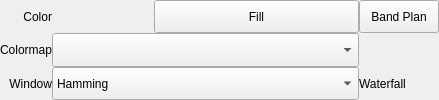
      <widget class="QWidget" name="tab_color_bands">
       <property name="minimumSize">
        <size>
         <width>439</width>
         <height>95</height>
        </size>
       </property>
       <property name="maximumSize">
        <size>
         <width>16777215</width>
         <height>16777215</height>
        </size>
       </property>
       <attribute name="title">
        <string>Colors\Bands</string>
       </attribute>
       <layout class="QVBoxLayout" name="verticalLayout_6" stretch="1,0">
        <property name="spacing">
         <number>0</number>
        </property>
        <property name="leftMargin">
         <number>0</number>
        </property>
        <property name="topMargin">
         <number>0</number>
        </property>
        <property name="rightMargin">
         <number>0</number>
        </property>
        <property name="bottomMargin">
         <number>0</number>
        </property>
        <item>
         <widget class="QFrame" name="frame_color_bands">
          <property name="minimumSize">
           <size>
            <width>439</width>
            <height>75</height>
           </size>
          </property>
          <property name="maximumSize">
           <size>
            <width>16777215</width>
            <height>16777215</height>
           </size>
          </property>
          <layout class="QGridLayout" name="gridLayout_4" columnstretch="0,1,1,1,0">
           <property name="leftMargin">
            <number>0</number>
           </property>
           <property name="topMargin">
            <number>0</number>
           </property>
           <property name="rightMargin">
            <number>0</number>
           </property>
           <property name="bottomMargin">
            <number>0</number>
           </property>
           <property name="spacing">
            <number>0</number>
           </property>
           <item row="1" column="1" colspan="3">
            <widget class="QComboBox" name="cmapComboBox">
             <property name="sizePolicy">
              <sizepolicy hsizetype="MinimumExpanding" vsizetype="MinimumExpanding">
               <horstretch>0</horstretch>
               <verstretch>0</verstretch>
              </sizepolicy>
             </property>
             <property name="minimumSize">
              <size>
               <width>0</width>
               <height>25</height>
              </size>
             </property>
             <property name="maximumSize">
              <size>
               <width>16777215</width>
               <height>100</height>
              </size>
             </property>
             <property name="palette">
              <palette>
               <active>
                <colorrole role="WindowText">
                 <brush brushstyle="SolidPattern">
                  <color alpha="255">
                   <red>255</red>
                   <green>255</green>
                   <blue>255</blue>
                  </color>
                 </brush>
                </colorrole>
               </active>
               <inactive>
                <colorrole role="WindowText">
                 <brush brushstyle="SolidPattern">
                  <color alpha="255">
                   <red>0</red>
                   <green>0</green>
                   <blue>0</blue>
                  </color>
                 </brush>
                </colorrole>
               </inactive>
               <disabled>
                <colorrole role="WindowText">
                 <brush brushstyle="SolidPattern">
                  <color alpha="255">
                   <red>23</red>
                   <green>26</green>
                   <blue>27</blue>
                  </color>
                 </brush>
                </colorrole>
               </disabled>
              </palette>
             </property>
             <property name="toolTip">
              <string>Select waterfall color map</string>
             </property>
            </widget>
           </item>
           <item row="0" column="0">
            <widget class="QLabel" name="colorLabel">
             <property name="sizePolicy">
              <sizepolicy hsizetype="MinimumExpanding" vsizetype="MinimumExpanding">
               <horstretch>0</horstretch>
               <verstretch>0</verstretch>
              </sizepolicy>
             </property>
             <property name="minimumSize">
              <size>
               <width>0</width>
               <height>25</height>
              </size>
             </property>
             <property name="maximumSize">
              <size>
               <width>16777215</width>
               <height>100</height>
              </size>
             </property>
             <property name="palette">
              <palette>
               <active>
                <colorrole role="WindowText">
                 <brush brushstyle="SolidPattern">
                  <color alpha="255">
                   <red>255</red>
                   <green>255</green>
                   <blue>255</blue>
                  </color>
                 </brush>
                </colorrole>
               </active>
               <inactive>
                <colorrole role="WindowText">
                 <brush brushstyle="SolidPattern">
                  <color alpha="255">
                   <red>0</red>
                   <green>0</green>
                   <blue>0</blue>
                  </color>
                 </brush>
                </colorrole>
               </inactive>
               <disabled>
                <colorrole role="WindowText">
                 <brush brushstyle="SolidPattern">
                  <color alpha="255">
                   <red>23</red>
                   <green>26</green>
                   <blue>27</blue>
                  </color>
                 </brush>
                </colorrole>
               </disabled>
              </palette>
             </property>
             <property name="toolTip">
              <string>Color for the FFT plot</string>
             </property>
             <property name="text">
              <string>Color</string>
             </property>
             <property name="alignment">
              <set>Qt::AlignRight|Qt::AlignTrailing|Qt::AlignVCenter</set>
             </property>
            </widget>
           </item>
           <item row="0" column="2" colspan="2">
            <widget class="QPushButton" name="fillButton">
             <property name="sizePolicy">
              <sizepolicy hsizetype="MinimumExpanding" vsizetype="MinimumExpanding">
               <horstretch>0</horstretch>
               <verstretch>0</verstretch>
              </sizepolicy>
             </property>
             <property name="minimumSize">
              <size>
               <width>50</width>
               <height>25</height>
              </size>
             </property>
             <property name="maximumSize">
              <size>
               <width>16777215</width>
               <height>100</height>
              </size>
             </property>
             <property name="palette">
              <palette>
               <active>
                <colorrole role="WindowText">
                 <brush brushstyle="SolidPattern">
                  <color alpha="255">
                   <red>255</red>
                   <green>255</green>
                   <blue>255</blue>
                  </color>
                 </brush>
                </colorrole>
               </active>
               <inactive>
                <colorrole role="WindowText">
                 <brush brushstyle="SolidPattern">
                  <color alpha="255">
                   <red>0</red>
                   <green>0</green>
                   <blue>0</blue>
                  </color>
                 </brush>
                </colorrole>
               </inactive>
               <disabled>
                <colorrole role="WindowText">
                 <brush brushstyle="SolidPattern">
                  <color alpha="255">
                   <red>23</red>
                   <green>26</green>
                   <blue>27</blue>
                  </color>
                 </brush>
                </colorrole>
               </disabled>
              </palette>
             </property>
             <property name="toolTip">
              <string>Fill the area below the FFT plot with a gradient</string>
             </property>
             <property name="statusTip">
              <string>Fill the area below the FFT plot with a gradient</string>
             </property>
             <property name="text">
              <string>Fill</string>
             </property>
             <property name="checkable">
              <bool>true</bool>
             </property>
            </widget>
           </item>
           <item row="1" column="0">
            <widget class="QLabel" name="label_17">
             <property name="sizePolicy">
              <sizepolicy hsizetype="MinimumExpanding" vsizetype="MinimumExpanding">
               <horstretch>0</horstretch>
               <verstretch>0</verstretch>
              </sizepolicy>
             </property>
             <property name="minimumSize">
              <size>
               <width>0</width>
               <height>25</height>
              </size>
             </property>
             <property name="maximumSize">
              <size>
               <width>16777215</width>
               <height>100</height>
              </size>
             </property>
             <property name="palette">
              <palette>
               <active>
                <colorrole role="WindowText">
                 <brush brushstyle="SolidPattern">
                  <color alpha="255">
                   <red>255</red>
                   <green>255</green>
                   <blue>255</blue>
                  </color>
                 </brush>
                </colorrole>
               </active>
               <inactive>
                <colorrole role="WindowText">
                 <brush brushstyle="SolidPattern">
                  <color alpha="255">
                   <red>0</red>
                   <green>0</green>
                   <blue>0</blue>
                  </color>
                 </brush>
                </colorrole>
               </inactive>
               <disabled>
                <colorrole role="WindowText">
                 <brush brushstyle="SolidPattern">
                  <color alpha="255">
                   <red>23</red>
                   <green>26</green>
                   <blue>27</blue>
                  </color>
                 </brush>
                </colorrole>
               </disabled>
              </palette>
             </property>
             <property name="text">
              <string>Colormap</string>
             </property>
             <property name="alignment">
              <set>Qt::AlignRight|Qt::AlignTrailing|Qt::AlignVCenter</set>
             </property>
            </widget>
           </item>
           <item row="0" column="1">
            <widget class="QtColorPicker" name="colorPicker">
             <property name="sizePolicy">
              <sizepolicy hsizetype="MinimumExpanding" vsizetype="MinimumExpanding">
               <horstretch>0</horstretch>
               <verstretch>0</verstretch>
              </sizepolicy>
             </property>
             <property name="minimumSize">
              <size>
               <width>50</width>
               <height>25</height>
              </size>
             </property>
             <property name="maximumSize">
              <size>
               <width>16777215</width>
               <height>100</height>
              </size>
             </property>
             <property name="palette">
              <palette>
               <active>
                <colorrole role="WindowText">
                 <brush brushstyle="SolidPattern">
                  <color alpha="255">
                   <red>255</red>
                   <green>255</green>
                   <blue>255</blue>
                  </color>
                 </brush>
                </colorrole>
               </active>
               <inactive>
                <colorrole role="WindowText">
                 <brush brushstyle="SolidPattern">
                  <color alpha="255">
                   <red>0</red>
                   <green>0</green>
                   <blue>0</blue>
                  </color>
                 </brush>
                </colorrole>
               </inactive>
               <disabled>
                <colorrole role="WindowText">
                 <brush brushstyle="SolidPattern">
                  <color alpha="255">
                   <red>23</red>
                   <green>26</green>
                   <blue>27</blue>
                  </color>
                 </brush>
                </colorrole>
               </disabled>
              </palette>
             </property>
             <property name="toolTip">
              <string>Click to select color for the FFT plot</string>
             </property>
             <property name="statusTip">
              <string>Click to select color for the FFT plot</string>
             </property>
             <property name="text">
              <string/>
             </property>
             <property name="flat">
              <bool>true</bool>
             </property>
            </widget>
           </item>
           <item row="2" column="0">
            <widget class="QLabel" name="label_18">
             <property name="sizePolicy">
              <sizepolicy hsizetype="MinimumExpanding" vsizetype="MinimumExpanding">
               <horstretch>0</horstretch>
               <verstretch>0</verstretch>
              </sizepolicy>
             </property>
             <property name="minimumSize">
              <size>
               <width>0</width>
               <height>25</height>
              </size>
             </property>
             <property name="maximumSize">
              <size>
               <width>16777215</width>
               <height>100</height>
              </size>
             </property>
             <property name="palette">
              <palette>
               <active>
                <colorrole role="WindowText">
                 <brush brushstyle="SolidPattern">
                  <color alpha="255">
                   <red>255</red>
                   <green>255</green>
                   <blue>255</blue>
                  </color>
                 </brush>
                </colorrole>
               </active>
               <inactive>
                <colorrole role="WindowText">
                 <brush brushstyle="SolidPattern">
                  <color alpha="255">
                   <red>0</red>
                   <green>0</green>
                   <blue>0</blue>
                  </color>
                 </brush>
                </colorrole>
               </inactive>
               <disabled>
                <colorrole role="WindowText">
                 <brush brushstyle="SolidPattern">
                  <color alpha="255">
                   <red>23</red>
                   <green>26</green>
                   <blue>27</blue>
                  </color>
                 </brush>
                </colorrole>
               </disabled>
              </palette>
             </property>
             <property name="toolTip">
              <string>FFT window</string>
             </property>
             <property name="text">
              <string>Window</string>
             </property>
             <property name="alignment">
              <set>Qt::AlignRight|Qt::AlignTrailing|Qt::AlignVCenter</set>
             </property>
            </widget>
           </item>
           <item row="2" column="1" colspan="3">
            <widget class="QComboBox" name="fftWinComboBox">
             <property name="sizePolicy">
              <sizepolicy hsizetype="MinimumExpanding" vsizetype="MinimumExpanding">
               <horstretch>0</horstretch>
               <verstretch>0</verstretch>
              </sizepolicy>
             </property>
             <property name="minimumSize">
              <size>
               <width>0</width>
               <height>25</height>
              </size>
             </property>
             <property name="maximumSize">
              <size>
               <width>16777215</width>
               <height>100</height>
              </size>
             </property>
             <property name="palette">
              <palette>
               <active>
                <colorrole role="WindowText">
                 <brush brushstyle="SolidPattern">
                  <color alpha="255">
                   <red>255</red>
                   <green>255</green>
                   <blue>255</blue>
                  </color>
                 </brush>
                </colorrole>
               </active>
               <inactive>
                <colorrole role="WindowText">
                 <brush brushstyle="SolidPattern">
                  <color alpha="255">
                   <red>0</red>
                   <green>0</green>
                   <blue>0</blue>
                  </color>
                 </brush>
                </colorrole>
               </inactive>
               <disabled>
                <colorrole role="WindowText">
                 <brush brushstyle="SolidPattern">
                  <color alpha="255">
                   <red>23</red>
                   <green>26</green>
                   <blue>27</blue>
                  </color>
                 </brush>
                </colorrole>
               </disabled>
              </palette>
             </property>
             <property name="toolTip">
              <string>FFT window</string>
             </property>
             <item>
              <property name="text">
               <string>Hamming</string>
              </property>
             </item>
             <item>
              <property name="text">
               <string>Hann</string>
              </property>
             </item>
             <item>
              <property name="text">
               <string>Blackman</string>
              </property>
             </item>
             <item>
              <property name="text">
               <string>Rectangular</string>
              </property>
             </item>
             <item>
              <property name="text">
               <string>Kaiser</string>
              </property>
             </item>
             <item>
              <property name="text">
               <string>Blackman-Harris</string>
              </property>
             </item>
             <item>
              <property name="text">
               <string>Bartlett</string>
              </property>
             </item>
             <item>
              <property name="text">
               <string>Flattop</string>
              </property>
             </item>
            </widget>
           </item>
           <item row="2" column="4">
            <widget class="QLabel" name="wfLabel">
             <property name="sizePolicy">
              <sizepolicy hsizetype="MinimumExpanding" vsizetype="MinimumExpanding">
               <horstretch>0</horstretch>
               <verstretch>0</verstretch>
              </sizepolicy>
             </property>
             <property name="minimumSize">
              <size>
               <width>0</width>
               <height>25</height>
              </size>
             </property>
             <property name="maximumSize">
              <size>
               <width>16777215</width>
               <height>100</height>
              </size>
             </property>
             <property name="palette">
              <palette>
               <active>
                <colorrole role="WindowText">
                 <brush brushstyle="SolidPattern">
                  <color alpha="255">
                   <red>255</red>
                   <green>255</green>
                   <blue>255</blue>
                  </color>
                 </brush>
                </colorrole>
               </active>
               <inactive>
                <colorrole role="WindowText">
                 <brush brushstyle="SolidPattern">
                  <color alpha="255">
                   <red>0</red>
                   <green>0</green>
                   <blue>0</blue>
                  </color>
                 </brush>
                </colorrole>
               </inactive>
               <disabled>
                <colorrole role="WindowText">
                 <brush brushstyle="SolidPattern">
                  <color alpha="255">
                   <red>23</red>
                   <green>26</green>
                   <blue>27</blue>
                  </color>
                 </brush>
                </colorrole>
               </disabled>
              </palette>
             </property>
             <property name="text">
              <string>Waterfall</string>
             </property>
             <property name="alignment">
              <set>Qt::AlignLeading|Qt::AlignLeft|Qt::AlignVCenter</set>
             </property>
            </widget>
           </item>
           <item row="0" column="4">
            <widget class="QPushButton" name="bandPlanCheckbox">
             <property name="sizePolicy">
              <sizepolicy hsizetype="MinimumExpanding" vsizetype="MinimumExpanding">
               <horstretch>0</horstretch>
               <verstretch>0</verstretch>
              </sizepolicy>
             </property>
             <property name="minimumSize">
              <size>
               <width>0</width>
               <height>25</height>
              </size>
             </property>
             <property name="maximumSize">
              <size>
               <width>16777215</width>
               <height>100</height>
              </size>
             </property>
             <property name="palette">
              <palette>
               <active>
                <colorrole role="WindowText">
                 <brush brushstyle="SolidPattern">
                  <color alpha="255">
                   <red>255</red>
                   <green>255</green>
                   <blue>255</blue>
                  </color>
                 </brush>
                </colorrole>
               </active>
               <inactive>
                <colorrole role="WindowText">
                 <brush brushstyle="SolidPattern">
                  <color alpha="255">
                   <red>0</red>
                   <green>0</green>
                   <blue>0</blue>
                  </color>
                 </brush>
                </colorrole>
               </inactive>
               <disabled>
                <colorrole role="WindowText">
                 <brush brushstyle="SolidPattern">
                  <color alpha="255">
                   <red>23</red>
                   <green>26</green>
                   <blue>27</blue>
                  </color>
                 </brush>
                </colorrole>
               </disabled>
              </palette>
             </property>
             <property name="toolTip">
              <string>Enable Band Plan on bottom of spectrum</string>
             </property>
             <property name="layoutDirection">
              <enum>Qt::RightToLeft</enum>
             </property>
             <property name="text">
              <string>Band Plan</string>
             </property>
             <property name="checkable">
              <bool>true</bool>
             </property>
            </widget>
           </item>
          </layout>
         </widget>
        </item>
        <item>
         <spacer name="verticalSpacer">
          <property name="orientation">
           <enum>Qt::Vertical</enum>
          </property>
          <property name="sizeHint" stdset="0">
           <size>
            <width>20</width>
            <height>0</height>
           </size>
          </property>
         </spacer>
        </item>
       </layout>
      </widget>
